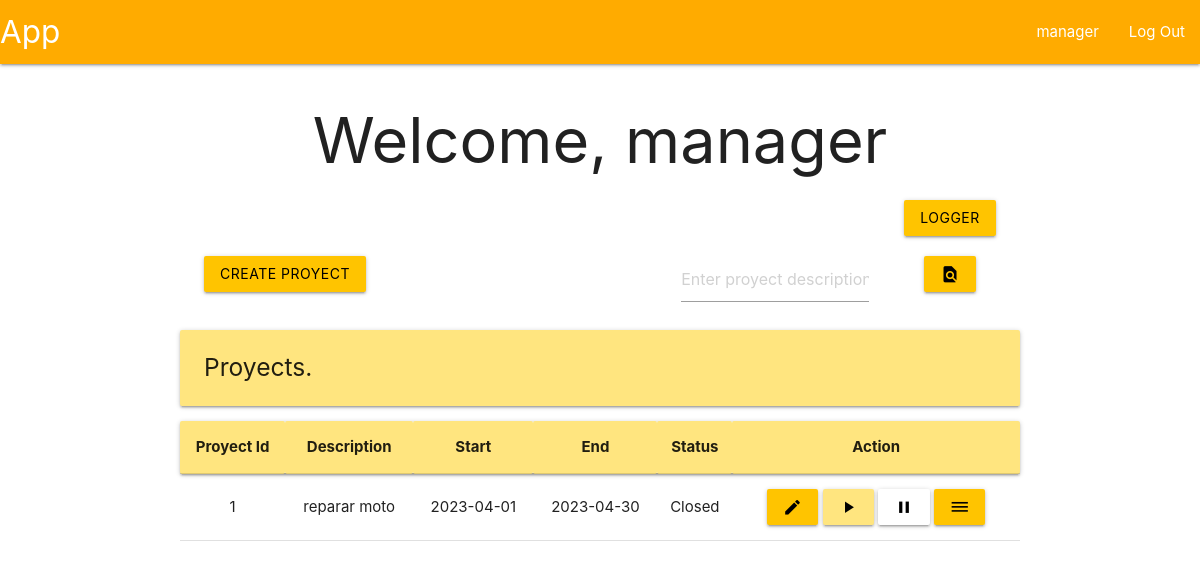
/root/proyects (signed in), run on an earlier commit of the app's database.
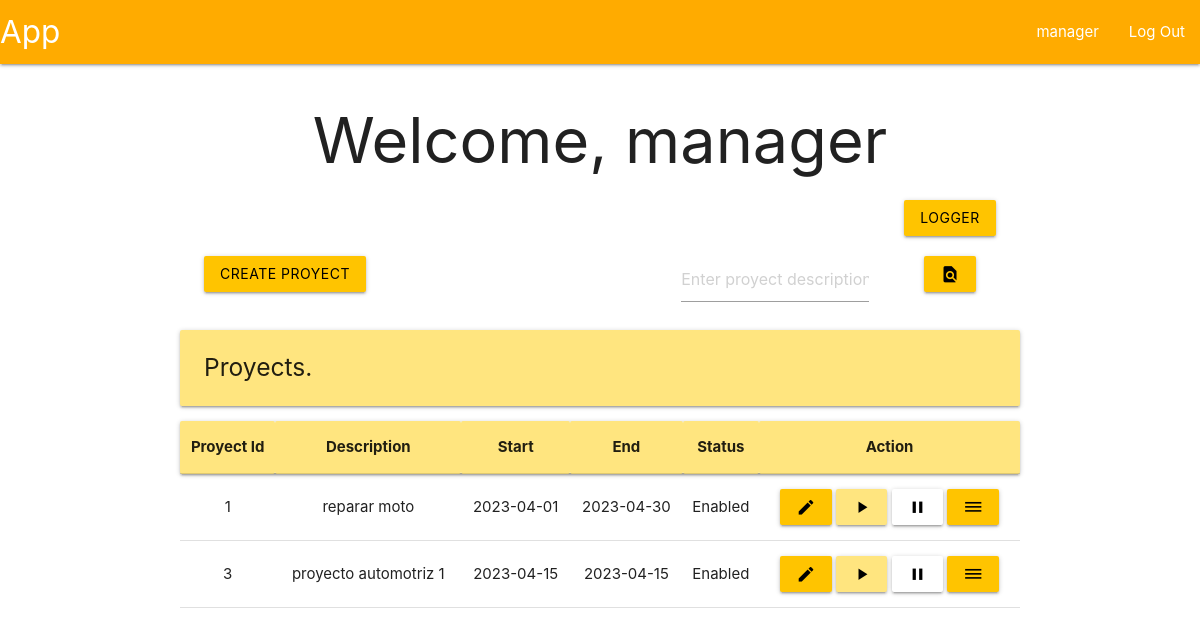
And on a later commit of the database.
### tables this page shows
CREATE TABLE proyect (
    id INTEGER PRIMARY KEY AUTOINCREMENT,
    description TEXT UNIQUE NOT NULL,
    start DATE NOT NULL,
    end DATE NOT NULL,
    statusId INTEGER,

    FOREIGN KEY (statusId) REFERENCES proyectStatus(id)
);

CREATE TABLE proyectStatus (
    id INTEGER PRIMARY KEY AUTOINCREMENT,
    name TEXT NOT NULL
);

### app/proyectView.py (the view, shortened to what this page needs)
@bp.route('/proyects', methods=('POST', 'GET'))
@modifyProyect_required
def proyectView():
    db = get_db()
    flag = False
    if not flag:
        proyects = db.execute(
            """SELECT
                p.id,
                p.description as description,
                p.start as start,
                p.end as end,
                s.name as status
               FROM proyect p
               INNER JOIN proyectStatus s ON p.statusId = s.id"""
        ).fetchall()
    return render_template('proyect/proyectView.html', proyects=proyects)

### app/auth.py (called while the page is built)
@bp.before_app_request
def load_logged_in_user():
    user_id = session.get('user_id')
    if user_id is None:
        g.user = None
    else:
        g.user = get_db().execute(
            "SELECT * FROM user WHERE id = ?",
            (user_id,)
        ).fetchone()

def modifyProyect_required(view):
    @functools.wraps(view)
    def wrapped_view(**kwargs):
        if g.user is None:
            return redirect(url_for('auth.login'))
        elif g.user['roleId'] != 1 and g.user['roleId'] != 3:
            return redirect(url_for('user.profile'))
        return view(**kwargs)
    return wrapped_view

### app/db.py (called while the page is built)
def get_db():
    if 'db' not in g:
        g.db = sqlite3.connect(
            current_app.config['DATABASE'],
            detect_types = sqlite3.PARSE_DECLTYPES
        )
        g.db.row_factory = sqlite3.Row
    return g.db

### app/templates/proyect/proyectView.html (shortened to what this page needs)
{% extends 'base.html' %}
{% block header %}
  <h1>{% block title %}Welcome, {{ g.user['username'] }}{% endblock %}</h1>
{% endblock %}
{% block content %}
{% if g.user['roleId'] != 1%}
<div class="row">
    <div class="col s2 offset-s10">
        <form method="POST">
            <button class="btn amber accent-3 black-text" name="logs">logger</button>
        </form>
    </div>
</div>
{% endif %}
<div class="row">
  <form method="POST">
    <div class="col s3">
      <button class="btn amber accent-3 black-text" type="submit" value="create-proyect" name="create-proyect">Create proyect</button>
    </div>
  </form>
  <form method="POST">
    <div class="col s3 offset-s4">
      <input placeholder="Enter proyect description" name="find-proyect" id="proyect">
    </div>
    <div class="col s2">
      <button class="btn amber accent-3 black-text">
        <i class="material-icons">find_in_page</i>
      </button>
    </div>
  </form>
</div>
<div class="left-align">
    <h5 class="card-panel amber accent-1">Proyects.</h5>
</div>
<table class="centered">
    <thead class="card-panel amber accent-1">
      <tr>
        <th>Proyect Id</th>
        <th>Description</th>
        <th>Start</th>
        <th>End</th>
        <th>Status</th>
        <th>Action</th>
      </tr>
    </thead>
    <tbody>
      {% for proyect in proyects %}
        <tr>
          <td>{{ proyect['id'] }}</td>
          <td>{{ proyect['description']}}</td>
          <td>{{ proyect['start'] }}</td>
          <td>{{ proyect['end'] }}</td>
          <td>{{ proyect['status'] }}</td>
          <td>
            <form method="POST">
                <button class="btn amber accent-3 black-text" type="submit" name="modify-proyect" value="{{ proyect['id'] }}">
                  <i class="material-icons">edit</i>
                </button>
                <button class="btn amber accent-1 black-text" type="submit" name="enable-proyect" value="{{ proyect['id'] }}">
                  <i class="material-icons">play_arrow</i>
                </button>
                <button class="btn white black-text" type="submit" name="close-proyect" value="{{ proyect['id'] }}">
                  <i class="material-icons">pause</i>
                </button>
                <button class="btn amber accent-3 black-text" type="submit" name="detail" value="{{ proyect['id'] }}">
                  <i class="material-icons">dehaze</i>
                </button>
            </form>
          </td>
        </tr>
      {% endfor %}
    </tbody>
  </table>
{% endblock %}

What changed in the data, as far as the page shows it:
changed proyect "reparar moto": status "Closed" → "Enabled"
added proyect: id "3", description "proyecto automotriz 1", start "2023-04-15", end "2023-04-15", status "Enabled"
